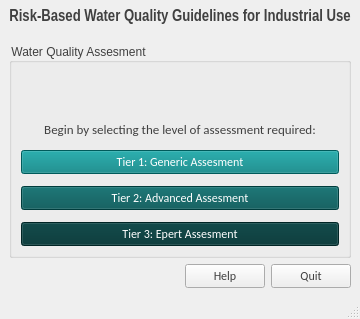
<?xml version="1.0" encoding="UTF-8"?>
<ui version="4.0">
 <class>mainWindow</class>
 <widget class="QMainWindow" name="mainWindow">
  <property name="geometry">
   <rect>
    <x>0</x>
    <y>0</y>
    <width>357</width>
    <height>319</height>
   </rect>
  </property>
  <property name="maximumSize">
   <size>
    <width>500</width>
    <height>550</height>
   </size>
  </property>
  <property name="cursor">
   <cursorShape>ArrowCursor</cursorShape>
  </property>
  <property name="windowTitle">
   <string>Home</string>
  </property>
  <property name="windowIcon">
   <iconset>
    <normaloff>../../../../../../../Downloads/icon.jpg</normaloff>../../../../../../../Downloads/icon.jpg</iconset>
  </property>
  <property name="autoFillBackground">
   <bool>true</bool>
  </property>
  <property name="styleSheet">
   <string notr="true"/>
  </property>
  <widget class="QWidget" name="centralwidget">
   <property name="autoFillBackground">
    <bool>false</bool>
   </property>
   <property name="styleSheet">
    <string notr="true">color:rgb(64,64,64)</string>
   </property>
   <layout class="QVBoxLayout" name="verticalLayout_2">
    <item>
     <layout class="QVBoxLayout" name="verticalLayout" stretch="0,1">
      <property name="spacing">
       <number>18</number>
      </property>
      <item>
       <widget class="QLabel" name="labelHomeTitle">
        <property name="font">
         <font>
          <family>Arial Narrow</family>
          <pointsize>12</pointsize>
          <weight>75</weight>
          <bold>true</bold>
         </font>
        </property>
        <property name="styleSheet">
         <string notr="true">color:rgb(64,64,64);</string>
        </property>
        <property name="text">
         <string>Risk-Based Water Quality Guidelines for Industrial Use</string>
        </property>
        <property name="scaledContents">
         <bool>false</bool>
        </property>
        <property name="alignment">
         <set>Qt::AlignHCenter|Qt::AlignTop</set>
        </property>
       </widget>
      </item>
      <item>
       <widget class="QGroupBox" name="groupBox">
        <property name="styleSheet">
         <string notr="true"/>
        </property>
        <property name="title">
         <string>Water Quality Assesment</string>
        </property>
        <property name="alignment">
         <set>Qt::AlignBottom|Qt::AlignLeading|Qt::AlignLeft</set>
        </property>
        <layout class="QVBoxLayout" name="verticalLayout_4">
         <item>
          <layout class="QVBoxLayout" name="verticalLayout_3" stretch="3,0,0,0,0,0">
           <property name="spacing">
            <number>12</number>
           </property>
           <item>
            <widget class="QLabel" name="labelHome">
             <property name="minimumSize">
              <size>
               <width>0</width>
               <height>0</height>
              </size>
             </property>
             <property name="text">
              <string/>
             </property>
             <property name="pixmap">
              <pixmap>../../../../../../../Downloads/download (2).jpg</pixmap>
             </property>
             <property name="scaledContents">
              <bool>true</bool>
             </property>
            </widget>
           </item>
           <item>
            <spacer name="verticalSpacer">
             <property name="orientation">
              <enum>Qt::Vertical</enum>
             </property>
             <property name="sizeHint" stdset="0">
              <size>
               <width>20</width>
               <height>20</height>
              </size>
             </property>
            </spacer>
           </item>
           <item>
            <widget class="QLabel" name="labelHomeInfo">
             <property name="font">
              <font>
               <family>Calibri</family>
               <pointsize>10</pointsize>
              </font>
             </property>
             <property name="styleSheet">
              <string notr="true">text-align:center;</string>
             </property>
             <property name="text">
              <string>Begin by selecting the level of assessment required:</string>
             </property>
             <property name="alignment">
              <set>Qt::AlignHCenter|Qt::AlignTop</set>
             </property>
             <property name="wordWrap">
              <bool>true</bool>
             </property>
            </widget>
           </item>
           <item>
            <widget class="QPushButton" name="pushButton_3">
             <property name="font">
              <font>
               <family>Calibri</family>
               <pointsize>9</pointsize>
              </font>
             </property>
             <property name="cursor">
              <cursorShape>PointingHandCursor</cursorShape>
             </property>
             <property name="focusPolicy">
              <enum>Qt::StrongFocus</enum>
             </property>
             <property name="statusTip">
              <string>Perform a generic water assesment</string>
             </property>
             <property name="styleSheet">
              <string notr="true">background-color:rgb(0,128,128); color:white;font-size:9pt</string>
             </property>
             <property name="text">
              <string>Tier 1: Generic Assesment</string>
             </property>
            </widget>
           </item>
           <item>
            <widget class="QPushButton" name="buttonAdvancedAssess">
             <property name="font">
              <font>
               <family>Calibri</family>
               <pointsize>9</pointsize>
              </font>
             </property>
             <property name="cursor">
              <cursorShape>PointingHandCursor</cursorShape>
             </property>
             <property name="focusPolicy">
              <enum>Qt::StrongFocus</enum>
             </property>
             <property name="statusTip">
              <string>Perform an advanced water assesment</string>
             </property>
             <property name="styleSheet">
              <string notr="true">background-color:rgb(0,84,84); color:white;font-size:9pt;</string>
             </property>
             <property name="text">
              <string>Tier 2: Advanced Assesment</string>
             </property>
            </widget>
           </item>
           <item>
            <widget class="QPushButton" name="pushButton_5">
             <property name="font">
              <font>
               <family>Calibri</family>
               <pointsize>9</pointsize>
              </font>
             </property>
             <property name="cursor">
              <cursorShape>PointingHandCursor</cursorShape>
             </property>
             <property name="statusTip">
              <string>Perform an expert level water assesment</string>
             </property>
             <property name="whatsThis">
              <string>Perform an expert level water assesment</string>
             </property>
             <property name="styleSheet">
              <string notr="true">background-color:rgb(0,52,52); color:white;font-size:9pt</string>
             </property>
             <property name="text">
              <string>Tier 3: Epert Assesment</string>
             </property>
            </widget>
           </item>
          </layout>
         </item>
        </layout>
       </widget>
      </item>
     </layout>
    </item>
    <item>
     <layout class="QHBoxLayout" name="horizontalLayout">
      <item>
       <widget class="QLabel" name="label_2">
        <property name="text">
         <string/>
        </property>
       </widget>
      </item>
      <item>
       <spacer name="horizontalSpacer">
        <property name="orientation">
         <enum>Qt::Horizontal</enum>
        </property>
        <property name="sizeHint" stdset="0">
         <size>
          <width>40</width>
          <height>20</height>
         </size>
        </property>
       </spacer>
      </item>
      <item>
       <widget class="QPushButton" name="pushButton">
        <property name="font">
         <font>
          <family>Calibri</family>
         </font>
        </property>
        <property name="cursor">
         <cursorShape>PointingHandCursor</cursorShape>
        </property>
        <property name="focusPolicy">
         <enum>Qt::StrongFocus</enum>
        </property>
        <property name="text">
         <string>Help</string>
        </property>
       </widget>
      </item>
      <item>
       <widget class="QPushButton" name="pushButton_2">
        <property name="font">
         <font>
          <family>Calibri</family>
         </font>
        </property>
        <property name="cursor">
         <cursorShape>PointingHandCursor</cursorShape>
        </property>
        <property name="focusPolicy">
         <enum>Qt::StrongFocus</enum>
        </property>
        <property name="text">
         <string>Quit</string>
        </property>
       </widget>
      </item>
     </layout>
    </item>
   </layout>
  </widget>
  <widget class="QStatusBar" name="statusbar">
   <property name="font">
    <font>
     <family>Calibri Light</family>
     <pointsize>8</pointsize>
    </font>
   </property>
   <property name="styleSheet">
    <string notr="true">color:rgb(60,60,60);</string>
   </property>
  </widget>
 </widget>
 <resources/>
 <connections>
  <connection>
   <sender>pushButton_2</sender>
   <signal>clicked()</signal>
   <receiver>mainWindow</receiver>
   <slot>close()</slot>
   <hints>
    <hint type="sourcelabel">
     <x>449</x>
     <y>439</y>
    </hint>
    <hint type="destinationlabel">
     <x>256</x>
     <y>460</y>
    </hint>
   </hints>
  </connection>
 </connections>
</ui>
